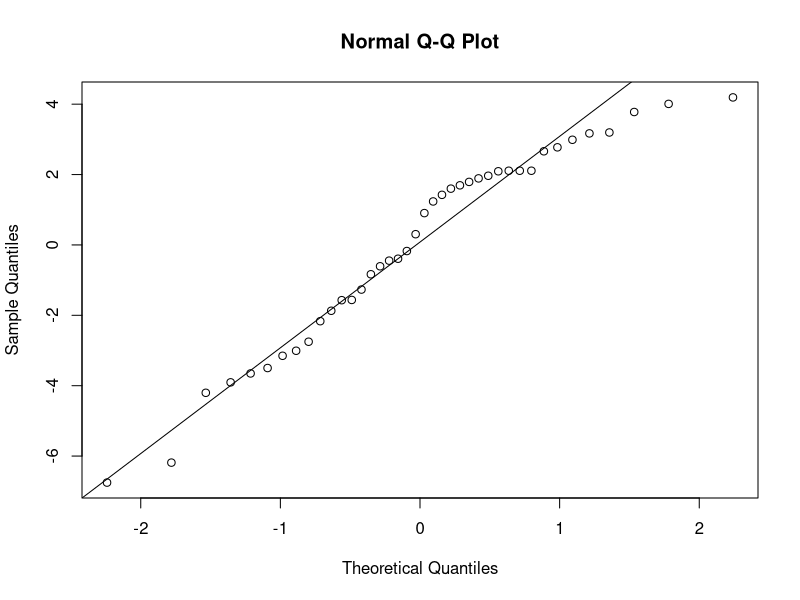
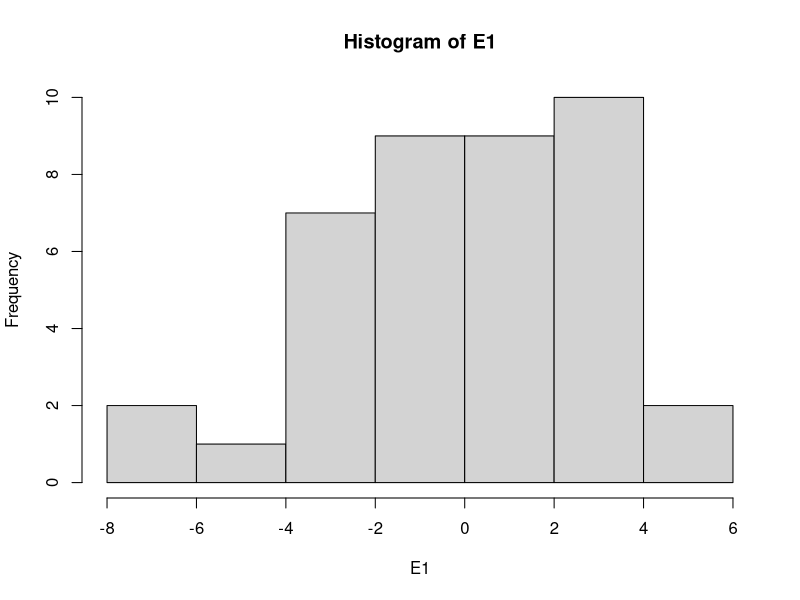
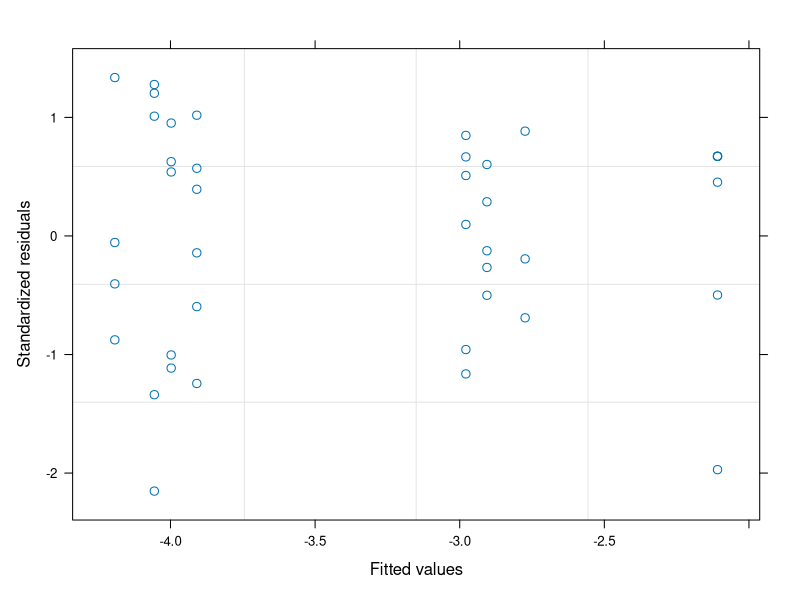

Write R code to recreate these figures, in order. (Note: this script raises an error after producing the figures.)
#Author:  Clay Arango
#Creation date: 10-Feb-19
#Script to analyze NDS data from Summer 2018 WSB work with S. Roley and A. Alexiades

#packages
install.packages("nlme")
install.packages("nortest")
install.packages("dplyr")
install.packages("multcomp")
install.packages("MASS")
install.packages("ggplot2")
library(nlme)
library(nortest)
library(dplyr)
library(multcomp)
library(MASS)
library(ggplot2)

#Load data
wen_fall <- read.table(file="wen_fall.csv", header=T, sep=",")

#set variable
d = wen_fall

#evaluate data to make sure factors are correct
names(d)
unique(d$nutrient) #control, N, NP, NPSi, NSi, P, PSi, Si
unique(d$N) #should be 0 and 1
unique(d$P) #should be 0 and 1
unique(d$Si) #should be 0 and 1
unique(d$top) #should be "sponge" and "glass"
#if need to change, use recode function below. 
d$top<-recode(d$top, "cellulose" ="sponge")
str(d)

#convert N and P vand Si alues (0 or 1 for absence or presence) to factors
d$N<-as.factor(d$N)
d$P<-as.factor(d$P)
d$Si<-as.factor(d$Si)
str(d)

#subset data into gpp and cr response
d.cr = subset(d, top=="sponge", data=d)
d.gpp = subset(d, top=="glass", data=d)

#calculate nrr for cr
x = aggregate(d.cr[,8], list(d.cr$nutrient), mean, na.rm=T)
x
d.cr$cr.nrr = d.cr$cr.area/-3.997597 #is there a prettier way to do this?

#calculate nrr for gpp
x = aggregate(d.gpp[,9], list(d.gpp$nutrient), mean, na.rm=T)
x
d.gpp$gpp.nrr = d.gpp$gpp.area/1.8995916 #is there a prettier way to do this?

############################################################
#analyze RESPIRATION data
############################################################

M1<-gls(cr.area~N*P*Si, data=d.cr, na.action=na.omit)
E1<-residuals(M1)
qqnorm(E1)
qqline(E1)
ad.test(E1)
   #residuals are ok
hist(E1)  
plot(M1)

plot(filter(d.cr, !is.na(cr.area)) %>% dplyr::select(nutrient), 
     E1, xlab="nutrient", ylab="Residuals")
bartlett.test(cr.area~nutrient, data=d.cr)
   #variance test is ok

anova(M1)
  #co-limited by P and Si

x <- group_by(d.cr, nutrient) %>%  # Grouping function causes subsequent functions to aggregate by season and reach
  summarize(cr.mean = abs(mean(cr.area, na.rm = TRUE)), # na.rm = TRUE to remove missing values
            cr.sd=abs(sd(cr.area, na.rm = TRUE)),  # na.rm = TRUE to remove missing values
            n = sum(!is.na(cr.area)), # of observations, excluding NAs. 
            cr.se=cr.sd/sqrt(n))

ggplot(data=x, aes(x=nutrient, y=cr.mean)) + 
  geom_bar(stat="identity", position=position_dodge(), color = "black") + 
  geom_errorbar(aes(ymin=cr.mean, ymax=cr.mean+cr.se), width=0.2, 
                position=position_dodge(0.9)) + 
  xlab("Nutrient") +
  ylab(expression(Respiration~(ug~O[2]~m^{-2}~h^{-1}))) +
  ylim(0,20) +
  labs(fill="Light") +
  theme_bw() +
  theme(panel.grid.major=element_blank(),
        panel.grid.minor=element_blank(),
        legend.title=element_text(size=6),
        legend.key=element_blank(), 
        legend.position=c(0.5,0.95), 
        legend.text=element_text(size=8), 
        legend.background=element_blank(), 
        legend.direction="horizontal", 
        legend.key.size=unit(0.3, "cm"), 
        axis.title.y=element_text(size=8), 
        axis.title.x=element_text(size=8), 
        axis.text.x=element_text(size=8))

#ggsave('output/figures/Wen_fall.tiff',
#       units="in",
#       width=3.25,
#       height=3.25,
#       dpi=1200,
#       compression="lzw")

############################################################
#analyze the PRODUCTION data
############################################################

M1<-gls(gpp.area~N*P*Si, data=d.gpp, na.action=na.omit) 
E1<-residuals(M1)
qqnorm(E1)
qqline(E1)
ad.test(E1)
   #residuals are normal

hist(E1, xlab="residuals", main="")
plot(M1)

plot(filter(d.gpp, !is.na(gpp.area)) %>% dplyr::select(nutrient), 
     E1, xlab="nutrient", ylab="Residuals")
bartlett.test(gpp.area~nutrient, data=d.gpp)
   #OK

anova(M1)
  #no limitation

x <- group_by(d.gpp, nutrient) %>%  # Grouping function causes subsequent functions to aggregate by season and reach
  summarize(gpp.mean = abs(mean(gpp.area, na.rm = TRUE)), # na.rm = TRUE to remove missing values
            gpp.sd=abs(sd(gpp.area, na.rm = TRUE)),  # na.rm = TRUE to remove missing values
            n = sum(!is.na(gpp.area)), # of observations, excluding NAs. 
            gpp.se=gpp.sd/sqrt(n))

ggplot(data=x, aes(x=nutrient, y=gpp.mean)) + 
  geom_bar(stat="identity", position=position_dodge(), color = "black") + 
  geom_errorbar(aes(ymin=gpp.mean, ymax=gpp.mean+gpp.se), width=0.2, 
                position=position_dodge(0.9)) + 
  xlab("Nutrient") +
  ylab(expression(Production~(ug~O[2]~m^{-2}~h^{-1}))) +
  labs(fill="Light") +
  theme_bw() +
  theme(panel.grid.major=element_blank(),
        panel.grid.minor=element_blank(), 
        legend.title=element_text(size=6), 
        legend.key=element_blank(),  
        legend.position=c(0.5,0.95),  
        legend.text=element_text(size=8),  
        legend.background=element_blank(),  
        legend.direction="horizontal",  
        legend.key.size=unit(0.3, "cm"),  
        axis.title.y=element_text(size=8),  
        axis.title.x=element_text(size=8),  
        axis.text.x=element_text(size=8))

#ggsave('output/figures/gppByNutrient.tiff',
#       units="in",
#       width=3.25,
#       height=3.25,
#       dpi=1200,
#       compression="lzw")


#BELOW HERE IS NOT EDITED





############################################################
#analyze the CHL-A biomass on disks

M1<-gls(chla~N*P*light, data=roza_sum.chla, na.action=na.omit)
E1<-residuals(M1)
qqnorm(E1)
qqline(E1)
ad.test(E1)
  #residuals look bad (p=0.001)
hist(E1)
plot(M1)

vf1 = varIdent(form = ~ 1|N*P)
vf2 = varIdent(form = ~ 1|light)
vf3 = varIdent(form = ~ 1|N*P*light)
vf4 = varPower(form = ~ fitted(.)) 
vf5 = varExp(form = ~ fitted(.))
vf6 = varConstPower(form = ~ fitted(.))
vf7 = varExp(form = ~ fitted(.)|nutrient)

M2<-gls(chla~N*P*light, data=roza_sum.chla, na.action=na.omit, weights=vf1)
M3<-gls(chla~N*P*light, data=roza_sum.chla, na.action=na.omit, weights=vf2)
M4<-gls(chla~N*P*light, data=roza_sum.chla, na.action=na.omit, weights=vf3)
M5<-gls(chla~N*P*light, data=roza_sum.chla, na.action=na.omit, weights=vf4)
M6<-gls(chla~N*P*light, data=roza_sum.chla, na.action=na.omit, weights=vf5)
M7<-gls(chla~N*P*light, data=roza_sum.chla, na.action=na.omit, weights=vf6)
M8<-gls(chla~N*P*light, data=roza_sum.chla, na.action=na.omit, weights=vf7)

anova(M1,M2,M3,M4,M5,M6,M7,M8)

#M3 is best on AIC

E3<-residuals(M3)
qqnorm(E3)
qqline(E3)
ad.test(E3)
#residuals are not normal (p=0.001)
hist(E3, xlab="residuals", main="")
plot(M3)
  #hist and plot look good

plot(filter(roza_sum.chla, !is.na(chla)) %>% dplyr::select(light), 
     E3, xlab="light", ylab="Residuals")
bartlett.test(chla~light, data=roza_sum.chla)

plot(filter(roza_sum.chla, !is.na(chla)) %>% dplyr::select(nutrient), 
     E3, xlab="nutrient", ylab="Residuals")
bartlett.test(chla~nutrient, data=roza_sum.chla)

anova(M3)

#light is significant and N and P separately interact with light

x<-roza_sum.chla[complete.cases(roza_sum.chla$chla),]

with(x, 
     interaction.plot(nutrient,light,chla, 
                      ylim=c(0,1.5),lty=c(1,12),lwd=2,ylab="Chlorophyll a", 
                      xlab="Nutrient", trace.label="Light"))

x <- group_by(roza_sum.chla, nutrient, light) %>%  # Grouping function causes subsequent functions to aggregate by season and reach
  summarize(chla.mean = mean(chla, na.rm = TRUE), # na.rm = TRUE to remove missing values
            chla.sd=sd(chla, na.rm = TRUE),  # na.rm = TRUE to remove missing values
            n = sum(!is.na(chla)), # of observations, excluding NAs. 
            chla.se=chla.sd/sqrt(n))

ggplot(data=x, 
       aes(x=nutrient, y=chla.mean, fill=light)) + 
  geom_bar(stat="identity", position=position_dodge(), color = "black") + 
  geom_errorbar(aes(ymin=chla.mean, ymax=chla.mean+chla.se), width=0.2, 
                position=position_dodge(0.9)) + 
  scale_fill_manual(values=c("white","black")) +
  xlab("Nutrient") +
  ylab(expression(Chlorophyll~a~(ug~cm^{-2}))) +
  ylim(0,1.7) +
  labs(fill="Light") +
  theme_bw() +
  theme(panel.grid.major=element_blank(), 
        panel.grid.minor=element_blank(), 
        legend.title=element_text(size=6), 
        legend.key=element_blank(), 
        legend.position=c(0.5,0.95), 
        legend.text=element_text(size=8), 
        legend.background=element_blank(), 
        legend.direction="horizontal", 
        legend.key.size=unit(0.3, "cm"), 
        axis.title.y=element_text(size=8), 
        axis.title.x=element_text(size=8), 
        axis.text.x=element_text(size=8))

ggsave('output/figures/chlaByNutrientLight.tiff',
       units="in",
       width=3.25,
       height=3.25,
       dpi=1200,
       compression="lzw")



############################################################
############################################################
#calculate nrr mean and standard error
x1 <- group_by(roza_sum, nutrient, light) %>%  # Grouping function causes subsequent functions to aggregate by season and reach
  summarize(chla.nrr.mean = mean(chla.nrr, na.rm = TRUE), # na.rm = TRUE to remove missing values
            chla.nrr.sd=sd(chla.nrr, na.rm = TRUE),  # na.rm = TRUE to remove missing values
            chla.n = sum(!is.na(chla.nrr)), # of observations, excluding NAs. 
            chla.nrr.se=chla.nrr.sd/sqrt(chla.n))


x2 <- group_by(roza_sum, nutrient, light) %>%  # Grouping function causes subsequent functions to aggregate by season and reach
  summarize(gpp.nrr.mean = mean(gpp.nrr, na.rm = TRUE), # na.rm = TRUE to remove missing values
            gpp.nrr.sd=sd(gpp.nrr, na.rm = TRUE),  # na.rm = TRUE to remove missing values
            gpp.n = sum(!is.na(gpp.nrr)), # of observations, excluding NAs. 
            gpp.nrr.se=gpp.nrr.sd/sqrt(gpp.n))

x3 <- group_by(roza_sum, nutrient, light) %>%  # Grouping function causes subsequent functions to aggregate by season and reach
  summarize(cr.nrr.mean = mean(cr.nrr, na.rm = TRUE), # na.rm = TRUE to remove missing values
            cr.nrr.sd=sd(cr.nrr, na.rm = TRUE),  # na.rm = TRUE to remove missing values
            cr.n = sum(!is.na(cr.nrr)), # of observations, excluding NAs. 
            cr.nrr.se=cr.nrr.sd/sqrt(cr.n))

roza_sum.nrr<-cbind(x1,x2,x3)
roza_sum.nrr <- roza_sum.nrr[, !duplicated(colnames(roza_sum.nrr))]
write.csv(roza_sum.nrr, "roza_sum.nrr.csv")
